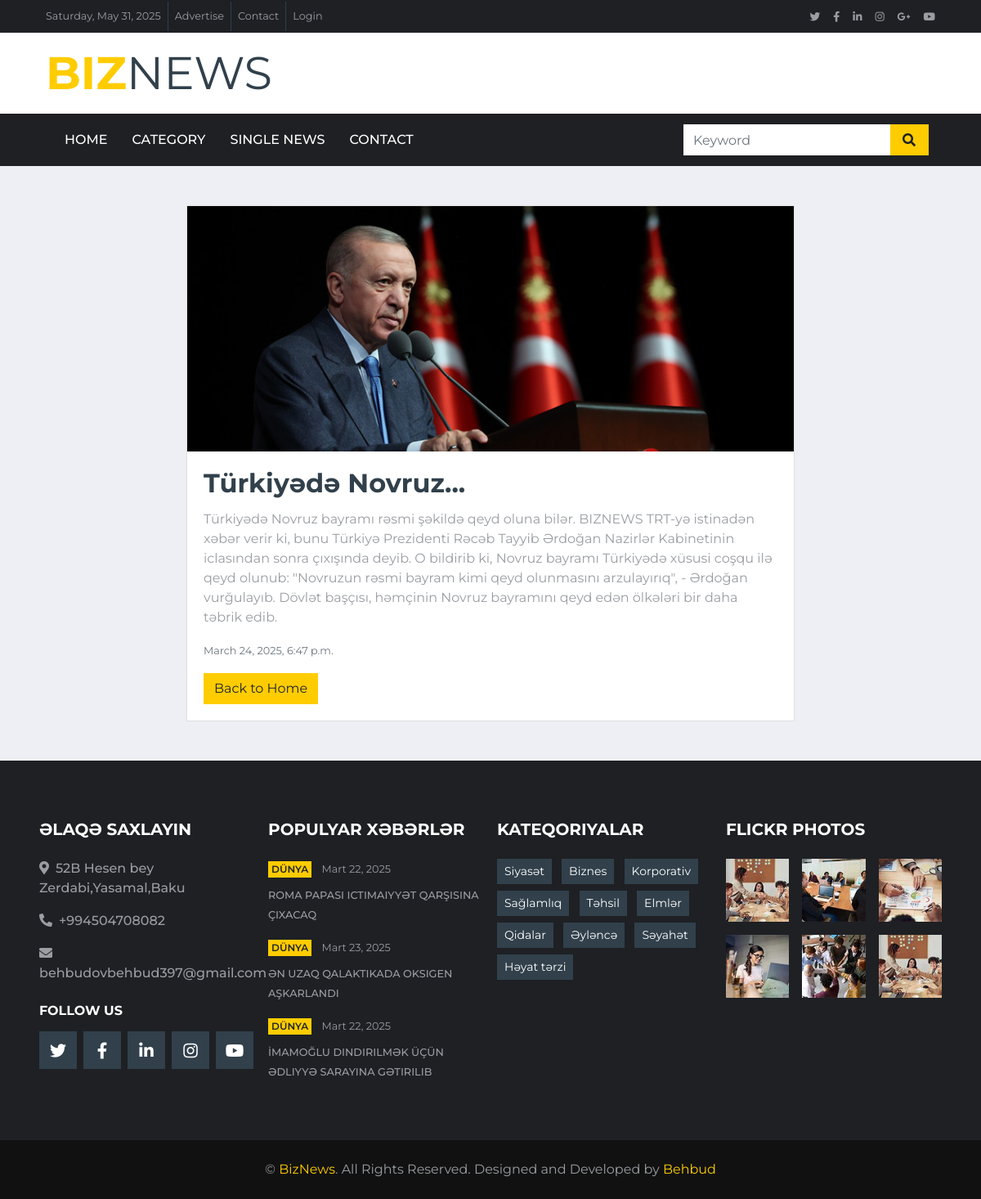
Page /featured/2/ on the committed database.
### core/models.py (models this page shows, shortened)
class FeaturedNews(models.Model):
    title = models.CharField(max_length=255)
    image = models.ImageField(upload_to='featured_news/')
    category = models.CharField(max_length=100)
    created_date = models.DateTimeField(auto_now_add=True)
    content = models.TextField(default="Default content")
    is_activate = models.BooleanField(default=True)

class SiteSettings(models.Model):
    location = models.CharField(max_length=255)
    phone = models.CharField(max_length=20)
    email = models.EmailField()

### core/views.py (the view)
# urls.py: path('featured/<int:id>/', read_more_featured, name='read_more_featured'),
def read_more_featured(request, id):
    news = get_object_or_404(FeaturedNews, id=id)
    return render(request, 'read_more_featured.html', {'news': news})

### core/context_processors.py (called while the page is built)
def social_media_links(request):
    return{
        'facebook' : getattr(settings, 'FACEBOOK_URL', '#'),
        'twitter': getattr(settings, 'TWITTER_URL', '#'),
        'linkedin': getattr(settings, 'LINKEDIN_URL', '#'),
        'instagram': getattr(settings, 'INSTAGRAM_URL', '#'),
        'youtube': getattr(settings, 'YOUTUBE_URL', '#'),
        'google_plus': getattr(settings, 'GOOGLE_PLUS_URL', '#'),
    }

def social_links(request):
    return {
        "SOCIAL_LINKS": [
            {"name": "Facebook", "url": "#", "icon": "fab fa-facebook-f", "color": "#39569E", "followers": "12,346 Fans"},
            {"name": "Twitter", "url": "#", "icon": "fab fa-twitter", "color": "#52AAF4", "followers": "12,345 Followers"},
            {"name": "LinkedIn", "url": "#", "icon": "fab fa-linkedin-in", "color": "#0185AE", "followers": "12,345 Connects"},
            {"name": "Instagram", "url": "#", "icon": "fab fa-instagram", "color": "#C8359D", "followers": "12,345 Followers"},
            {"name": "YouTube", "url": "#", "icon": "fab fa-youtube", "color": "#DC472E", "followers": "12,345 Subscribers"},
            {"name": "Vimeo", "url": "#", "icon": "fab fa-vimeo-v", "color": "#055570", "followers": "12,345 Followers"},
        ]
    }

def categories_list(request):
    return{
        "CATEGORIES": [
            "Siyasət", "Biznes", "Korporativ", "Sağlamlıq", "Təhsil",
            "Elmlər", "Qidalar", "Əyləncə", "Səyahət", "Həyat tərzi"
        ]
    }

def site_settings(request):
    settings = SiteSettings.objects.first()  # İlk sətiri götür
    return {
        'site_settings': settings
    }

def current_date(request):
    return {'current_date': timezone.now().strftime('%A, %B %d, %Y')}

### templates/read_more_featured.html
{% extends 'base.html' %}
{% block content %}
    <div class="container mt-5">
        <div class="row">
            <div class="col-md-8 offset-md-2">
                <div class="card">
                    <img class="card-img-top" src="{{ news.image.url }}" alt="{{ news.title }}" style="object-fit: cover; height: 300px;">
                    <div class="card-body">
                        <h2 class="card-title">{{ news.title }}</h2>
                        <p class="card-text">{{ news.content }}</p>
                        <p class="text-muted"><small>{{ news.created_date }}</small></p>
                        <a href="{% url 'core:home' %}" class="btn btn-primary">Back to Home</a>
                    </div>
                </div>
            </div>
        </div>
    </div>
{% endblock %}

### templates/base.html (shortened to what this page needs)
<!DOCTYPE html>
{% load static %}
<html lang="en">
<head>
    <link href="https://cdnjs.cloudflare.com/ajax/libs/font-awesome/5.15.0/css/all.min.css" rel="stylesheet">
    <link href="{% static 'base_site/lib/owlcarousel/assets/owl.carousel.min.css' %}" rel="stylesheet">
    <link href="{% static 'base_site/css/style.css' %}" rel="stylesheet">
</head>
<body>
    <div class="container-fluid d-none d-lg-block">
        <div class="row align-items-center bg-dark px-lg-5">
            <div class="col-lg-9">
                <nav class="navbar navbar-expand-sm bg-dark p-0">
                    <ul class="navbar-nav ml-n2">
                        <li class="nav-item border-right border-secondary">
                            <a class="nav-link text-body small" href="#">
                                {{ current_date }}
                            </a>
                        </li>
                        <li class="nav-item border-right border-secondary">
                            <a class="nav-link text-body small" href="#">Advertise</a>
                        </li>
                        <li class="nav-item border-right border-secondary">
                            <a class="nav-link text-body small" href="{% url 'core:contact' %}">Contact</a>
                        </li>
                        <li class="nav-item">
                            <a class="nav-link text-body small" href="#">Login</a>
                        </li>
                    </ul>
                </nav>
            </div>
            <div class="col-lg-3 text-right d-none d-md-block">
                <nav class="navbar navbar-expand-sm bg-dark p-0">
                    <ul class="navbar-nav ml-auto mr-n2">
                        <li class="nav-item">
                            <a class="nav-link text-body" href="{{ twitter }}" target="_blank" {{ twitter }}><small class="fab fa-twitter"></small></a>
                        </li>
                        <li class="nav-item">
                            <a class="nav-link text-body" href="{{ facebook }}" target="_blank" {{ facebook }}><small class="fab fa-facebook-f"></small></a>
                        </li>
                        <li class="nav-item">
                            <a class="nav-link text-body" href="{{ linkedin }}" target="_blank" {{ linkedin }}><small class="fab fa-linkedin-in"></small></a>
                        </li>
                        <li class="nav-item">
                            <a class="nav-link text-body" href="{{ instagram }}" target="_blank" {{ instagram }}><small class="fab fa-instagram"></small></a>
                        </li>
                        <li class="nav-item">
                            <a class="nav-link text-body" href="{{google_plus}}" target="_blank" {{ google_plus }} ><small class="fab fa-google-plus-g"></small></a>
                        </li>
                        <li class="nav-item">
                            <a class="nav-link text-body" href="{{ youtube }}" target="_blank" {{ youtube }}><small class="fab fa-youtube"></small></a>
                        </li>
                    </ul>
                </nav>
            </div>
        </div>
        <div class="row align-items-center bg-white py-3 px-lg-5">
            <div class="col-lg-4">
                <a href="{% url 'core:home' %" class="navbar-brand p-0 d-none d-lg-block">
                    <h1 class="m-0 display-4 text-uppercase text-primary">Biz<span class="text-secondary font-weight-normal">News</span></h1>
                </a>
            </div>
        </div>
    </div>
    <div class="container-fluid p-0">
        <nav class="navbar navbar-expand-lg bg-dark navbar-dark py-2 py-lg-0 px-lg-5">
            <div class="collapse navbar-collapse justify-content-between px-0 px-lg-3" id="navbarCollapse">
                <div class="navbar-nav mr-auto py-0">
                    <a class="nav-link {% if request.path == '/' %} active {% endif %}" href="{% url 'core:home'%}" class="nav-item nav-link active">Home</a>
                    <a class="nav-link {% if request.path == '/category/' %} active {% endif %}" href="{% url 'core:category'%}" class="nav-item nav-link">Category</a>
                    <a class="nav-link {% if request.path == '/single/' %} active {% endif %}"  href="{% url 'core:single'%}" class="nav-item nav-link">Single News</a>
                    <a class="nav-link {% if request.path == '/contact/' %} active {% endif %}" href="{%  url 'core:contact'%}" class="nav-item nav-link">Contact</a>
                </div>
                <div class="input-group ml-auto d-none d-lg-flex" style="width: 100%; max-width: 300px;">
                    <input type="text" class="form-control border-0" placeholder="Keyword">
                    <div class="input-group-append">
                        <button class="input-group-text bg-primary text-dark border-0 px-3"><i
                                class="fa fa-search"></i></button>
                    </div>
                </div>
            </div>
        </nav>
    </div>
    {% block content %}{% endblock %}
    <div class="container-fluid bg-dark pt-5 px-sm-3 px-md-5 mt-5">
        <div class="row py-4">
            <div class="col-lg-3 col-md-6 mb-5">
                <h5 class="mb-4 text-white text-uppercase font-weight-bold">Əlaqə Saxlayın</h5>
                <p class="font-weight-medium"><i class="fa fa-map-marker-alt mr-2"></i>{{ site_settings.location}}</p>
                <p class="font-weight-medium"><i class="fa fa-phone-alt mr-2"></i>{{ site_settings.phone }}</p>
                <p class="font-weight-medium"><i class="fa fa-envelope mr-2"></i>{{ site_settings.email}}</p>
                <h6 class="mt-4 mb-3 text-white text-uppercase font-weight-bold">Follow Us</h6>
                <div class="d-flex justify-content-start">
                    <a class="btn btn-lg btn-secondary btn-lg-square mr-2" href="{{ twitter }}" target="_blank" {{ twitter }}><i class="fab fa-twitter"></i></a>
                    <a class="btn btn-lg btn-secondary btn-lg-square mr-2" href="{{ facebook }}" target="_blank" {{ facebook }}><i class="fab fa-facebook-f"></i></a>
                    <a class="btn btn-lg btn-secondary btn-lg-square mr-2" href="{{ linkedin }}"target="_blank" {{ linkedin }}><i class="fab fa-linkedin-in"></i></a>
                    <a class="btn btn-lg btn-secondary btn-lg-square mr-2" href="{{ instagram }}" target="_blank" {{ instagram }}><i class="fab fa-instagram"></i></a>
                    <a class="btn btn-lg btn-secondary btn-lg-square" href="{{ youtube }}" target="_blank" {{ youtube }}><i class="fab fa-youtube"></i></a>
                </div>
            </div>
            <div class="col-lg-3 col-md-6 mb-5">
                <h5 class="mb-4 text-white text-uppercase font-weight-bold">Populyar Xəbərlər</h5>
                <div class="mb-3">
                    <div class="mb-2">
                        <a class="badge badge-primary text-uppercase font-weight-semi-bold p-1 mr-2" href="">Dünya</a>
                        <a class="text-body" href=""><small>Mart 22, 2025</small></a>
                    </div>
                    <a class="small text-body text-uppercase font-weight-medium" href="">	Roma Papası ictimaiyyət qarşısına çıxacaq</a>
                </div>
                <div class="mb-3">
                    <div class="mb-2">
                        <a class="badge badge-primary text-uppercase font-weight-semi-bold p-1 mr-2" href="">Dünya</a>
                        <a class="text-body" href=""><small>Mart 23, 2025</small></a>
                    </div>
                    <a class="small text-body text-uppercase font-weight-medium" href="">Ən uzaq qalaktikada oksigen aşkarlandı</a>
                </div>
                <div class="">
                    <div class="mb-2">
                        <a class="badge badge-primary text-uppercase font-weight-semi-bold p-1 mr-2" href="">Dünya</a>
                        <a class="text-body" href=""><small>Mart 22, 2025</small></a>
                    </div>
                    <a class="small text-body text-uppercase font-weight-medium" href="">İmamoğlu dindirilmək üçün Ədliyyə Sarayına gətirilib</a>
                </div>
            </div>
            <div class="col-lg-3 col-md-6 mb-5">
                <h5 class="mb-4 text-white text-uppercase font-weight-bold">Kateqoriyalar</h5>
                <div class="m-n1">
                    {% for category in CATEGORIES %}
                        <a href="{% url 'core:category' %}" class="btn btn-sm btn-secondary m-1">
                            {{ category }}
                        </a>
                    {% endfor %}
                </div>
            </div>
            <div class="col-lg-3 col-md-6 mb-5">
                <h5 class="mb-4 text-white text-uppercase font-weight-bold">Flickr Photos</h5>
                <div class="row">
                    <div class="col-4 mb-3">
                        <a href=""><img class="w-100" src="{% static 'base_site/img/news-110x110-1.jpg' %}" alt=""></a>
                    </div>
                    <div class="col-4 mb-3">
                        <a href=""><img class="w-100" src="{% static 'base_site/img/news-110x110-2.jpg' %}" alt=""></a>
                    </div>
                    <div class="col-4 mb-3">
                        <a href=""><img class="w-100" src="{% static 'base_site/img/news-110x110-3.jpg' %}" alt=""></a>
                    </div>
                    <div class="col-4 mb-3">
                        <a href=""><img class="w-100" src="{% static 'base_site/img/news-110x110-4.jpg' %}" alt=""></a>
                    </div>
                    <div class="col-4 mb-3">
                        <a href=""><img class="w-100" src="{% static 'base_site/img/news-110x110-5.jpg' %}" alt=""></a>
                    </div>
                    <div class="col-4 mb-3">
                        <a href=""><img class="w-100" src="{% static 'base_site/img/news-110x110-1.jpg' %}" alt=""></a>
                    </div>
                </div>
            </div>
        </div>
    </div>
    <div class="container-fluid py-4 px-sm-3 px-md-5" style="background: #111111;">
        <p class="m-0 text-center">&copy; <a href="#">BizNews</a>. All Rights Reserved.
		Designed and Developed by <a href="https://htmlcodex.com">Behbud</a></p>
    </div>
</body>
</html>

### rows in the picture
FeaturedNews: image (picture), title "Türkiyədə Novruz...", content "Türkiyədə Novruz bayramı rəsmi şəkildə qeyd oluna bilər. BIZNEWS TRT-yə istinadən xəbər verir ki, bunu Türkiyə Prezidenti Rəcəb Tayyib Ərdoğan Nazirlər Kabinetinin iclasından sonra çıxışında deyib. O bildirib ki, Novruz bayramı Türkiyədə xüsusi coşqu ilə qeyd olunub: \"Novruzun rəsmi bayram kimi qeyd olunmasını arzulayırıq\", - Ərdoğan vurğulayıb. Dövlət başçısı, həmçinin Novruz bayramını qeyd edən ölkələri bir daha təbrik edib.", created_date "March 24, 2025, 6:47 p.m."
SiteSettings: location "52B Hesen bey Zerdabi,Yasamal,Baku", phone "+994504708082", email "behbudovbehbud397@gmail.com"

### other values in the picture
{{ category }} "Siyasət" "Biznes" "Korporativ" "Sağlamlıq" "Təhsil" "Elmlər" "Qidalar" "Əyləncə" "Səyahət" "Həyat tərzi"
